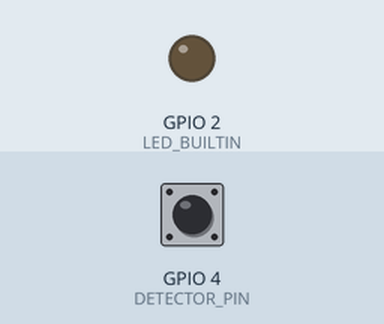
Simulated run of this sketch. Board: ESP8266 (NodeMCU). On the bench: output pins drawn as LEDs (lit = HIGH, except the on-board LED, lit = LOW). The inputs (shaded band) are chosen by the test bench; at power-on: GPIO 4 (DETECTOR_PIN) HIGH. WiFi joins after 1.5 s; servers stay silent unless stated; EEPROM starts erased; what the sketch prints to the serial monitor is not drawn.

Above: at 0.1 s.
At 2.8 s:
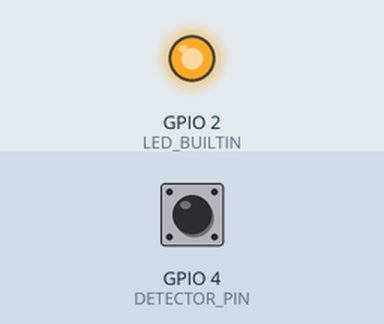
2.9 s: GPIO 4 (DETECTOR_PIN) pulled LOW for 1 s
5.4 s: GPIO 4 (DETECTOR_PIN) pulled LOW for 1 s
Timing chart, 0 to 8.4 s (numbered marks = the images above; inputs shaded):
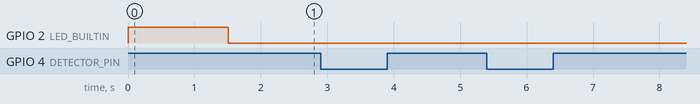

The sketch:

Water_presence_detector.ino
```cpp
//Water pressure detector with Telegram bot by Rostyslav Gurevych

//---------- Include libraries
#include <GyverTimer.h>
#include <FastBot.h>
#include <EEPROM.h>
#include <ESP8266WiFi.h>

//---------- Define pins and constants
#define DETECTOR_PIN 4                     //Button pin

//---------- Define variables
const char* ssid = "Gurevych_2";
const char* password = "3Gurevych+1Mirkina";
#define BOTtoken "6407096726:AAHM8kWsL6e8i0PyrulmfoBPbQig98h1xUg"
#define MASTER_CHAT_ID "1289811885"
#define CHAT_ID "-1001813650904"
#define INIT_ADDR 500                    // Number of EEPROM initial cell
#define INIT_KEY 25                      // First launch key

FastBot bot(BOTtoken);

GTimer checkTimer(MS, 1000);

bool waterPresent;
bool currentState;
bool WiFiReady;
bool broadcastFlag = true;
uint32_t savedUnixTime, currentUnixTime, unixTimeDelta;


void setup(){
  Serial.begin(9600);

//Pin modes
  pinMode(DETECTOR_PIN, INPUT_PULLUP);
  pinMode(LED_BUILTIN, OUTPUT);

// Start EEPROM
  EEPROM.begin(512);

  if (EEPROM.read(INIT_ADDR) != INIT_KEY){
    EEPROM.write(INIT_ADDR, INIT_KEY);
    EEPROM.put(0, broadcastFlag);
    EEPROM.put(40, 0);
    EEPROM.commit();
  }

  EEPROM.get(0, broadcastFlag);
  EEPROM.get(40, savedUnixTime);

// Connect to WiFi
  Serial.print("Connecting to Wifi: ");
  Serial.println(ssid);

  WiFi.mode(WIFI_STA);
  WiFi.begin(ssid, password);
  while (WiFi.status() != WL_CONNECTED) {
    digitalWrite(LED_BUILTIN, HIGH);
    Serial.print(".");
    delay(500);
  }
  digitalWrite(LED_BUILTIN, LOW);
  WiFi.setAutoReconnect(true);
  WiFi.persistent(true);

  Serial.println("WiFi connected");
  Serial.print("IP address: ");
  Serial.println(WiFi.localIP());

// Визначення поточного стану наявності води і збереження флагів
  waterPresent = digitalRead(DETECTOR_PIN);
  currentState = digitalRead(DETECTOR_PIN);

// Підключення обробника повідомлень до бота, відправлення стартового повідомлення
  bot.attach(newMsg);
  sendStartupMessage();

// Визначення поточного часу, збереження його та виведення в консоль
  if(savedUnixTime == 0){
    savedUnixTime = bot.getUnix();
    EEPROM.put(40, savedUnixTime);
    EEPROM.commit();
  }

  currentUnixTime = bot.getUnix();

  FB_Time savedTime(savedUnixTime);
  FB_Time currentTime(currentUnixTime);

  Serial.print("Останній збережений час: ");
  Serial.print(savedTime.timeString());
  Serial.print(' ');
  Serial.println(savedTime.dateString());

  Serial.print("Поточний час: ");
  Serial.print(currentTime.timeString());
  Serial.print(' ');
  Serial.println(currentTime.dateString());
}


// Стартове повідомлення, що генерується і відправляється в чат його власнику
void sendStartupMessage(){
  String startUpMessage = F("\U000026A0 Я втрачав живлення, але зараз знову готовий до роботи! \n");
  startUpMessage += F("WiFi підключено, IP адреса: ");
  startUpMessage += WiFi.localIP().toString();
  if(broadcastFlag){
      startUpMessage += F("\nБот надсилає повідомлення в канал");
    }
    else{
      startUpMessage += F("\nБот не надсилає повідомлення в канал");
    }
  startUpMessage += F("\nПоточний стан: ");
  startUpMessage += defineCurrentWaterState();
  bot.sendMessage(startUpMessage, MASTER_CHAT_ID);
}


void loop() {
  checkWaterState();
  bot.tick();
}


void checkWiFi(){
  if (WiFi.status() == WL_CONNECTED){
    digitalWrite(LED_BUILTIN, LOW);
    WiFiReady = true;
  }
  else {
    digitalWrite(LED_BUILTIN, HIGH);
    WiFiReady = false;
  }
}


// Вивід поточного статуту води в консоль
void printWaterState(){
  Serial.print("Поточний стан: ");
  Serial.println(defineCurrentWaterState());
}


// Визначення поточного статуса води і повернення строки з відповідним текстом.
String defineCurrentWaterState(){
  if(currentState){
    return F("\U0001F6B0 Вода є!");
  }
  else{
    return F("\U0001F6B1 Воду вимкнули!");
  }
}


// Відправка поточного статусу води в телеграм
void sendCurrentWaterState(String ChatId){
  String botMessage = defineCurrentWaterState();
  unixTimeDelta = currentUnixTime - savedUnixTime;
  if(currentState){
    botMessage += F("\n\U000023F1 Посуха тривала ");
  }
  else{
    botMessage += F("\n\U000023F1 Період гідратації тривав ");
  }
  botMessage += prepareTimeDeltaString(unixTimeDelta);

  Serial.println(botMessage);

  if(broadcastFlag && WiFiReady){
    bot.sendMessage(botMessage, ChatId);
  }
}


// Перевірка наявності тиску води
void checkWaterState(){
  if(checkTimer.isReady()){
    checkWiFi();
    waterPresent = digitalRead(DETECTOR_PIN);
    if(waterPresent != currentState){
      currentState = waterPresent;
      currentUnixTime = bot.getUnix();
      sendCurrentWaterState(CHAT_ID);

      savedUnixTime = currentUnixTime;
      EEPROM.put(40, currentUnixTime);
      EEPROM.commit();
    }
  }
}


// Перетворює змінну у форматі unixtime у текстову розшифровку у форматі Х днів, Х годин, Х хвилин, Х секунд
String prepareTimeDeltaString(uint32_t timeDelta){
  String timeDeltaString = "";

  uint8_t deltaSecond = unixTimeDelta % 60ul;
  unixTimeDelta /= 60ul;
  uint8_t deltaMinute = unixTimeDelta % 60ul;
  unixTimeDelta /= 60ul;
  uint8_t deltaHour = unixTimeDelta % 24ul;
  uint16_t deltaDay = unixTimeDelta /= 24ul;

  if(deltaDay > 0){
    timeDeltaString += String(deltaDay);
    if(deltaDay >= 5 && deltaDay <= 20){
      timeDeltaString += " днів ";
    }
    else if(deltaDay % 10 == 1){
      timeDeltaString += " день ";
    }
    else if(deltaDay % 10 == 2 || deltaDay % 10 == 3 || deltaDay % 10 == 4){
      timeDeltaString += " дні ";
    }
    else{
      timeDeltaString += " днів ";
    }
  }

  if(deltaHour > 0){
    timeDeltaString += String(deltaHour);
    timeDeltaString += " годин";
    if(deltaHour >= 5 && deltaHour <= 20){
      timeDeltaString += "";
    }
    else if(deltaHour % 10 == 1){
      timeDeltaString += "у";
    }
    else if(deltaHour % 10 == 2 || deltaHour % 10 == 3 || deltaHour % 10 == 4){
      timeDeltaString += "и";
    }
    timeDeltaString += " ";
  }

  if(deltaMinute > 0){
    timeDeltaString += String(deltaMinute);
    timeDeltaString += " хвилин";
    if(deltaMinute >= 5 && deltaMinute <= 20){
      timeDeltaString += "";
    }
    else if(deltaMinute % 10 == 1){
      timeDeltaString += "у";
    }
    else if(deltaMinute % 10 == 2 || deltaMinute % 10 == 3 || deltaMinute % 10 == 4){
      timeDeltaString += "и";
    }
    timeDeltaString += " ";
  }

  if(deltaSecond > 0){
    timeDeltaString += String(deltaSecond);
    timeDeltaString += " секунд";
    if(deltaSecond >= 5 && deltaSecond <= 20){
      timeDeltaString += "";
    }
    else if(deltaSecond % 10 == 1){
      timeDeltaString += "у";
    }
    else if(deltaSecond % 10 == 2 || deltaSecond % 10 == 3 || deltaSecond % 10 == 4){
      timeDeltaString += "и";
    }
  }

  return(timeDeltaString);
}


// Обробка повідомлень, що надсилають боту
void newMsg(FB_msg& msg) {
  Serial.println(msg.toString());

  if(msg.chatID != MASTER_CHAT_ID){
    if(msg.chatID != CHAT_ID){
      bot.sendMessage("Вибачте, " + msg.username + ", але ви не можете керувати цим ботом!", msg.chatID);
    }
    return;
  }

  if(msg.text == "/start") {
    String welcome = "Привіт, " + msg.username + "!\n";
    welcome += F("Цей бот повідомлятиме про наявність води в ОСББ 'Парковий' \n");
    welcome += F("Нагадую команди, які ви можете відправляти боту: \n");
    welcome += F("/start: вивід цього повідомлення \n");
    welcome += F("/status: дізнатись поточну наявність води \n");
    welcome += F("/IPaddress: дізнатись поточну IP-адресу, до якої підключено пристрій \n");
    welcome += F("/broadcast: відсилати повідомлення в загальний канал \n");
    welcome += F("/no_broadcast: не відсилати повідомлення в загальний канал \n");
    welcome += F("/reset_timer: скинути таймер тривалості і почати новий відлік \n");
    welcome += F("Також можна відправити .bin файл з оновленням прошивки \n");
    bot.sendMessage(welcome, MASTER_CHAT_ID);
    return;
  }

  if(msg.text == "/status") {
    currentUnixTime = bot.getUnix();
    unixTimeDelta = currentUnixTime - savedUnixTime;
    String statusMessage = defineCurrentWaterState();
    statusMessage += F("\n\U000023F1 Це триває вже ");
    statusMessage += prepareTimeDeltaString(unixTimeDelta);
    bot.sendMessage(statusMessage, MASTER_CHAT_ID);
    return;
  }

  if(msg.text == "/IPaddress") {
    bot.sendMessage(WiFi.localIP().toString(), MASTER_CHAT_ID);
    return;
  }

  if(msg.text == "/broadcast") {
    broadcastFlag = true;
    EEPROM.put(0, broadcastFlag);
    EEPROM.commit();
    bot.sendMessage("Бот БУДЕ надсилати повідомлення в канал", MASTER_CHAT_ID);
    return;
  }

  if(msg.text == "/no_broadcast") {
    broadcastFlag = false;
    EEPROM.put(0, broadcastFlag);
    EEPROM.commit();
    bot.sendMessage("Бот НЕ БУДЕ надсилати повідомлення в канал", MASTER_CHAT_ID);
    return;
  }

  if(msg.text == "/reset_timer") {
    savedUnixTime = bot.getUnix();
    EEPROM.put(40, savedUnixTime);
    EEPROM.commit();
    bot.sendMessage("Таймер розрахунку поточного періоду наявності/вісутності води скинуто, облік часу почався з 0", MASTER_CHAT_ID);
    return;
  }

  if (msg.OTA){
    bot.update();
  }
}
```

Measured:
- after the input at 2.9 s, every drawn part: stays the same
- after the input at 5.4 s, every drawn part: stays the same
